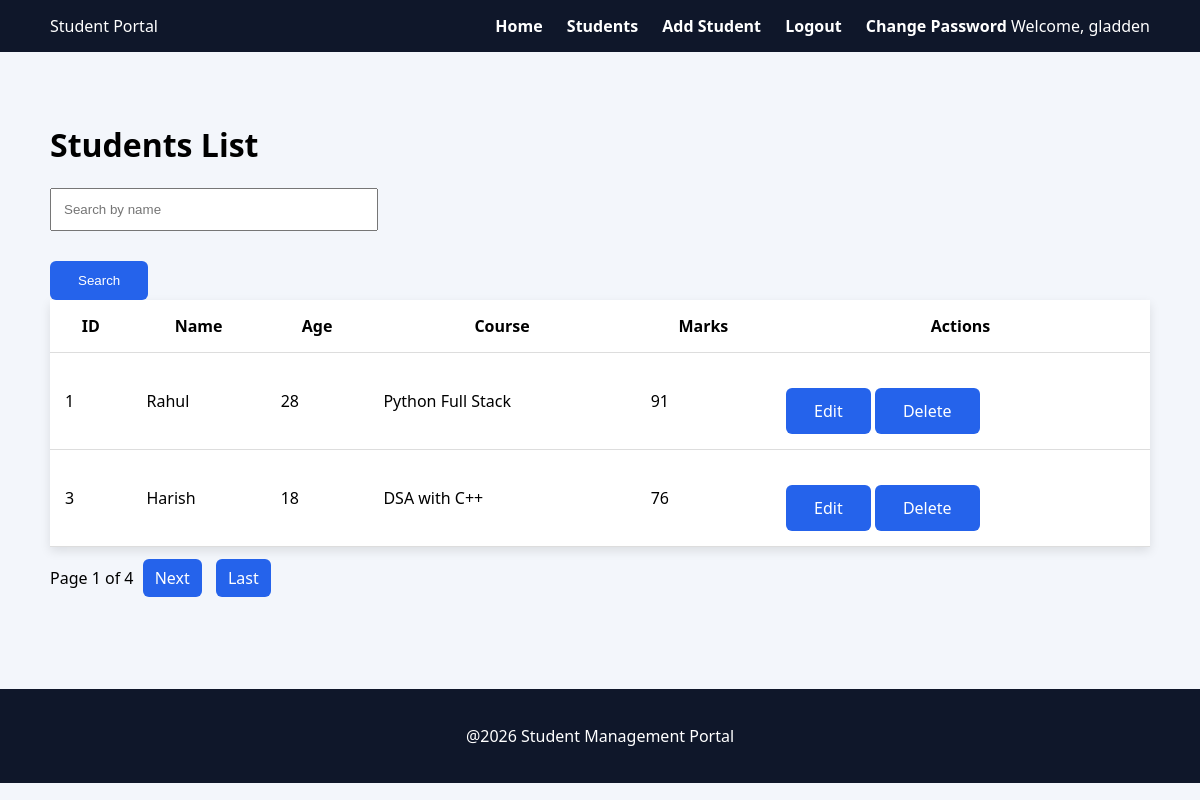
The app's page /students/ (signed in) with its own data.
### students/models.py (models this page shows, shortened)
class Student(models.Model):
    name = models.CharField(max_length=100)
    course = models.CharField(max_length=100)
    marks = models.IntegerField()
    age = models.IntegerField(default=18)

### students/views.py (the view)
# urls.py: path('students/',views.students_page),
@login_required
def students_page(request):
    students = Student.objects.all()
    paginator = Paginator(students, 2) # Show 2 students per page
    page_number = request.GET.get('page')
    students = paginator.get_page(page_number)
    query = request.GET.get('search')
    if query:
        students = students.filter(name__icontains=query)
    return render(request,'students.html',{'students':students,'query':query})

### students/templates/students.html (shortened to what this page needs)
{% extends 'base.html'%}
{% block content %}
<h1>Students List</h1>
<form method="get" class="form">
    <input
        type="text"
        name="search"
        placeholder="Search by name"
        value="{{query | default:''}}"
    >
    <button class="btn">Search</button>
</form>
<table class="table">
    <tr>
        <th>ID</th>
        <th>Name</th>
        <th>Age</th>
        <th>Course</th>
        <th>Marks</th>
        {% if user.is_staff %}
        <th>Actions</th>
        {% endif %}
    </tr>
    {% for student in students %}
    <tr>
        <td>{{student.id}}</td>
        <td>{{student.name}}</td>
        <td>{{student.age}}</td>
        <td>{{student.course}}</td>
        <td>{{student.marks}}</td>
        <td>
            {% if user.is_staff %}
            <a class="btn" href="/edit/{{student.id}}">Edit</a>
            <a class="btn" href="/delete/{{student.id}}" onclick="return confirm('Delete this student?');">Delete</a>
            {% endif %}
        </td>
    </tr>
    {% endfor %}
</table>
<div class="pagination">
    <span>Page {{ students.number }} of {{ students.paginator.num_pages }}</span>
    {% if students.has_next %}
        <a href="?page={{ students.next_page_number }}">Next</a>
        <a href="?page={{ students.paginator.num_pages }}">Last</a>
    {% endif %}
</div>
{% endblock %}

### students/templates/base.html (shortened to what this page needs)
{% load static %}
<!DOCTYPE html>
<html>
    <head>
        <link rel="stylesheet" href="{%static 'css/style.css'%}">
    </head>
    <body>
        <header class="navbar">
            <div class="logo">Student Portal</div>
            <nav>
                <a href="/">Home</a>
                <a href="/students">Students</a>
                {% if user.is_staff %}
                <a href="/add">Add Student</a>
                {% endif %}
                <a href="/logout">Logout</a>
                {% if user.is_authenticated %}
                    <a href="/change_password">Change Password</a>
                    <span class="welcome">Welcome, {{ user.username }}</span>
                {% else %}
                    <a href="/login">Login</a>
                {% endif %}
            </nav>
        </header>
        <div class="container">
            {% block content %}
            {% endblock %}
        </div>
        <footer class="footer">
            <p>@2026 Student Management Portal</p>
        </footer>
    </body>
</html>

### students/static/css/style.css (style rules this page uses)
body { margin:0; font-family: 'Segoe UI', Tahoma, Geneva, Verdana, sans-serif; background:#f3f6fb; }
.navbar { background:#0f172a; color:white; display:flex; justify-content:space-between; align-items:center; padding:15px 50px; }
.navbar a { color:white; margin-left:20px; text-decoration:none; font-weight:bold; }
.container { padding:50px; }
.btn { display:inline-block; margin-top:20px; padding:12px 28px; background:#2563eb; color:white; border:none; border-radius:6px; text-decoration:none; cursor:pointer; }
.table { width:100%; background:white; border-collapse:collapse; box-shadow:0 4px 10px rgba(0,0,0,0.1); }
.table th, .table td { padding:15px; border-bottom:1px solid #ddd; }
.form input { display:block; width:300px; padding:12px; margin:10px 0; }
.footer { text-align:center; background:#0f172a; color:white; padding:20px; margin-top:50px; }
.pagination { margin-top:20px; }
.pagination a { margin:0 5px; padding:8px 12px; background:#2563eb; color:white; text-decoration:none; border-radius:6px; }

### records on screen
Student: id "1", name "Rahul", age "28", course "Python Full Stack", marks "91"
Student: id "3", name "Harish", age "18", course "DSA with C++", marks "76"

### other values on screen
{{ user.username }} "gladden"
{{ students.number }} "1"
{{ students.paginator.num_pages }} "4"
